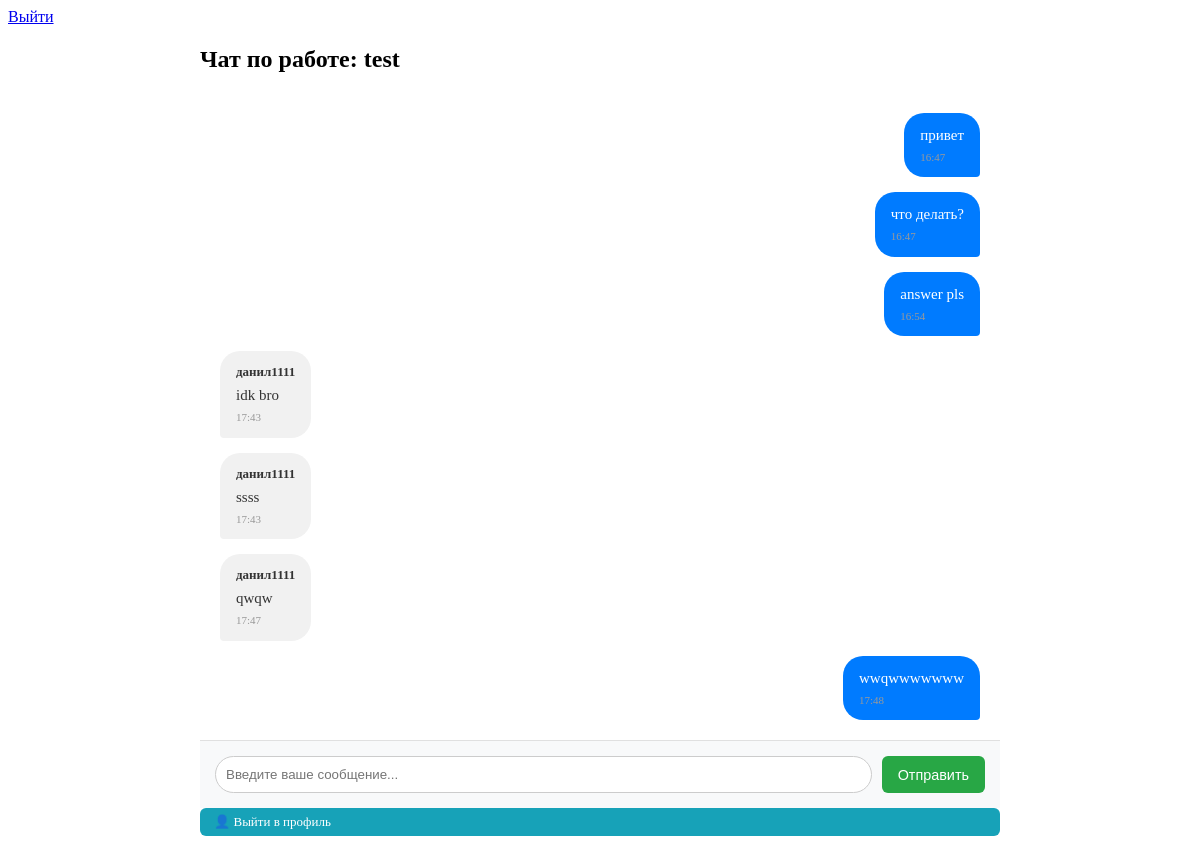
/chat/6 (signed in), run on the app's committed database.
### data/jobs.py (models this page shows)
class Job(SqlAlchemyBase):
    __tablename__ = 'jobs'
    id = sqlalchemy.Column(sqlalchemy.Integer,
                           primary_key=True,
                           autoincrement=True)
    title = sqlalchemy.Column(sqlalchemy.String,
                              nullable=False)
    description = sqlalchemy.Column(sqlalchemy.String,
                                    nullable=False)
    author_id = sqlalchemy.Column(sqlalchemy.Integer,
                                  sqlalchemy.ForeignKey('users.id'))
    executor_id = sqlalchemy.Column(sqlalchemy.Integer,
                                    sqlalchemy.ForeignKey('users.id'),
                                    nullable=True)
    status = sqlalchemy.Column(sqlalchemy.String,
                               default='open')  # open, in_progress
    created_at = sqlalchemy.Column(sqlalchemy.DateTime,
                                   default=datetime.datetime.now)
    author = orm.relationship('User', foreign_keys=[author_id])
    executor = orm.relationship('User', foreign_keys=[executor_id])

### data/messages.py (models this page shows)
class Message(SqlAlchemyBase):
    __tablename__ = 'messages'
    id = sqlalchemy.Column(sqlalchemy.Integer, primary_key=True, autoincrement=True)
    text = sqlalchemy.Column(sqlalchemy.String, nullable=False)
    created_date = sqlalchemy.Column(sqlalchemy.DateTime, default=datetime.datetime.now)
    user_id = sqlalchemy.Column(sqlalchemy.Integer, sqlalchemy.ForeignKey("users.id"))
    job_id = sqlalchemy.Column(sqlalchemy.Integer, sqlalchemy.ForeignKey("jobs.id"))
    user = orm.relationship("User")

### data/users.py (models this page shows, shortened)
class User(SqlAlchemyBase, UserMixin):
    __tablename__ = 'users'
    id = sqlalchemy.Column(sqlalchemy.Integer,
                           primary_key=True,
                           autoincrement=True)
    username = sqlalchemy.Column(sqlalchemy.String,
                                 unique=True,
                                 nullable=False)
    name = sqlalchemy.Column(sqlalchemy.String,
                             nullable=False)
    email = sqlalchemy.Column(sqlalchemy.String, nullable=False)
    hashed_password = sqlalchemy.Column(sqlalchemy.String,
                                        nullable=False)
    created_at = sqlalchemy.Column(sqlalchemy.DateTime,
                                   default=datetime.datetime.now)

### main.py (the view)
@app.route('/chat/<int:job_id>')
@login_required
def chat(job_id):
    with db_session.create_session() as db_sess:
        job = db_sess.query(Job).filter(Job.id == job_id).first()
        if not job or (job.author_id != current_user.id and job.executor_id != current_user.id):
            abort(403)
        messages = db_sess.query(Message).options(joinedload(Message.user)).filter(
            Message.job_id == job_id
        ).order_by(Message.created_date).all()
    return render_template('chat.html', job=job, messages=messages)

### data/db_session.py (called while the page is built)
def create_session() -> Session:
    global __factory
    return __factory()

### main.py (called while the page is built)
@login_manager.user_loader
def load_user(user_id):
    with db_session.create_session() as db_sess:
        return db_sess.get(User, int(user_id))

### templates/chat.html (shortened to what this page needs)
{% extends "base.html" %}
{% block content %}
<div class="chat-container">
    <h2>Чат по работе: <strong>{{ job.title }}</strong></h2>
    <div id="messages" class="messages-area">
        {% for message in messages %}
        <div class="message-bubble
          {% if message.user_id == current_user.id %}my-message{% else %}other-message{% endif %}">
            {% if message.user_id != current_user.id %}
            <div class="message-author">{{ message.user.username }}</div>
            {% endif %}
            {{ message.text }}
            <div class="message-time">
                {{ message.created_date.strftime('%H:%M') }}
            </div>
        </div>
        {% endfor %}
    </div>
    <form action="{{ url_for('send_message', job_id=job.id) }}" method="post" class="chat-input-area">
        <input type="text" name="text" placeholder="Введите ваше сообщение..." required autofocus>
        <button type="submit">Отправить</button>
    </form>
    <a href="{{ url_for('profile') }}" class="btn-sm btn-info">
        👤 Выйти в профиль
    </a>
</div>
{% endblock %}```

### templates/chat.html (style rules this page uses)
.chat-container { display: flex; flex-direction: column; height: calc(100vh - 150px); max-width: 800px; margin: 0 auto; }
.btn-info { background: #17a2b8; color: white; padding: 6px 14px; text-decoration: none; border-radius: 6px; font-size: 13px; font-weight: 500; transition: opacity 0.2s; }
.messages-area { flex-grow: 1; overflow-y: auto; padding: 20px; display: flex; flex-direction: column; gap: 15px; }
.message-bubble { max-width: 75%; padding: 12px 16px; border-radius: 20px; font-size: 15px; line-height: 1.4; position: relative; }
.my-message { background-color: #007bff; color: white; align-self: flex-end; border-bottom-right-radius: 4px; }
.other-message { background-color: #f1f1f1; color: #333; align-self: flex-start; border-bottom-left-radius: 4px; }
.message-author { font-size: 13px; font-weight: bold; margin-bottom: 4px; }
.message-time { font-size: 11px; color: #999; margin-top: 4px; }
.chat-input-area { display: flex; padding: 15px; background-color: #f8f9fa; border-top: 1px solid #e0e0e0; }
.chat-input-area input { flex-grow: 1; padding: 10px; border: 1px solid #ccc; border-radius: 20px; outline: none; }
.chat-input-area button { margin-left: 10px; padding: 8px 16px; border-radius: 6px; cursor: pointer; font-size: 0.9rem; background-color: #28a745; color: white; border: none; transition: opacity 0.2s; }

### data on the page
Job: title "test"
Message: text "привет", created_date "16:47"
Message: text "что делать?", created_date "16:47"
Message: text "answer pls", created_date "16:54"
Message: user.username "данил1111", text "idk bro", created_date "17:43"
Message: user.username "данил1111", text "ssss", created_date "17:43"
Message: user.username "данил1111", text "qwqw", created_date "17:47"
Message: text "wwqwwwwwww", created_date "17:48"
